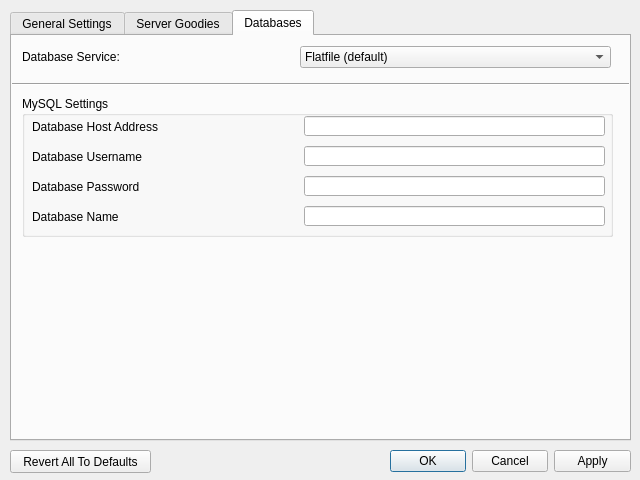
<?xml version="1.0" encoding="UTF-8"?>
<ui version="4.0">
 <class>loewctSettings</class>
 <widget class="QWidget" name="loewctSettings">
  <property name="geometry">
   <rect>
    <x>0</x>
    <y>0</y>
    <width>640</width>
    <height>480</height>
   </rect>
  </property>
  <property name="windowTitle">
   <string>[LoEWCT] Settings</string>
  </property>
  <widget class="QTabWidget" name="tabWidget">
   <property name="geometry">
    <rect>
     <x>10</x>
     <y>10</y>
     <width>621</width>
     <height>431</height>
    </rect>
   </property>
   <property name="currentIndex">
    <number>2</number>
   </property>
   <widget class="QWidget" name="tabGeneral">
    <attribute name="title">
     <string>General Settings</string>
    </attribute>
    <widget class="QGroupBox" name="groupBox">
     <property name="geometry">
      <rect>
       <x>10</x>
       <y>10</y>
       <width>601</width>
       <height>80</height>
      </rect>
     </property>
     <property name="title">
      <string>Server Settings</string>
     </property>
     <widget class="QLabel" name="label_11">
      <property name="geometry">
       <rect>
        <x>10</x>
        <y>20</y>
        <width>281</width>
        <height>21</height>
       </rect>
      </property>
      <property name="text">
       <string>Player List Refresh Interval</string>
      </property>
     </widget>
     <widget class="QSpinBox" name="spinBox_3">
      <property name="geometry">
       <rect>
        <x>300</x>
        <y>20</y>
        <width>211</width>
        <height>22</height>
       </rect>
      </property>
      <property name="suffix">
       <string>ms</string>
      </property>
      <property name="maximum">
       <number>99999999</number>
      </property>
      <property name="value">
       <number>5000</number>
      </property>
     </widget>
     <widget class="QPushButton" name="pushButton_5">
      <property name="geometry">
       <rect>
        <x>520</x>
        <y>20</y>
        <width>71</width>
        <height>23</height>
       </rect>
      </property>
      <property name="text">
       <string>Reset</string>
      </property>
     </widget>
    </widget>
   </widget>
   <widget class="QWidget" name="tabSpecial">
    <attribute name="title">
     <string>Server Goodies</string>
    </attribute>
    <widget class="QGroupBox" name="groupBox_3">
     <property name="geometry">
      <rect>
       <x>10</x>
       <y>10</y>
       <width>591</width>
       <height>201</height>
      </rect>
     </property>
     <property name="title">
      <string>Chat Messages</string>
     </property>
     <widget class="QCheckBox" name="checkBox_5">
      <property name="geometry">
       <rect>
        <x>10</x>
        <y>20</y>
        <width>261</width>
        <height>17</height>
       </rect>
      </property>
      <property name="text">
       <string>Enable &gt;greentext (AKA 4chan quotes)</string>
      </property>
     </widget>
     <widget class="QCheckBox" name="checkBox_6">
      <property name="geometry">
       <rect>
        <x>280</x>
        <y>20</y>
        <width>301</width>
        <height>17</height>
       </rect>
      </property>
      <property name="text">
       <string>Show Player Joined/Left Messages</string>
      </property>
     </widget>
     <widget class="Line" name="line_4">
      <property name="geometry">
       <rect>
        <x>0</x>
        <y>70</y>
        <width>591</width>
        <height>16</height>
       </rect>
      </property>
      <property name="orientation">
       <enum>Qt::Horizontal</enum>
      </property>
     </widget>
     <widget class="QCheckBox" name="checkBox_7">
      <property name="enabled">
       <bool>false</bool>
      </property>
      <property name="geometry">
       <rect>
        <x>10</x>
        <y>50</y>
        <width>571</width>
        <height>17</height>
       </rect>
      </property>
      <property name="text">
       <string>Enable use of color codes for easy text coloring (unimplemented yet)</string>
      </property>
     </widget>
     <widget class="QWidget" name="formLayoutWidget_2">
      <property name="geometry">
       <rect>
        <x>10</x>
        <y>110</y>
        <width>571</width>
        <height>81</height>
       </rect>
      </property>
      <layout class="QFormLayout" name="formLayout_2">
       <property name="horizontalSpacing">
        <number>136</number>
       </property>
       <item row="0" column="0">
        <widget class="QLabel" name="label_6">
         <property name="text">
          <string>Server Prefix</string>
         </property>
        </widget>
       </item>
       <item row="0" column="1">
        <widget class="QLineEdit" name="lineEdit_4">
         <property name="text">
          <string>[LoEWCT]</string>
         </property>
        </widget>
       </item>
       <item row="1" column="0">
        <widget class="QLabel" name="label_8">
         <property name="text">
          <string>Message of the Day (MOTD)</string>
         </property>
        </widget>
       </item>
       <item row="1" column="1">
        <widget class="QLineEdit" name="lineEdit_5">
         <property name="text">
          <string>Parties at SugarcaneCorner all always awesome! Why won't you come and join the fun?</string>
         </property>
        </widget>
       </item>
       <item row="2" column="0">
        <widget class="QLabel" name="label_9">
         <property name="text">
          <string>Server Rules</string>
         </property>
        </widget>
       </item>
       <item row="2" column="1">
        <widget class="QLineEdit" name="lineEdit_6">
         <property name="text">
          <string>1. No swearing excesively \n2. No Inapropiate Role-plays or simulations \n3. Respect Everyone \n4. Have Fun!</string>
         </property>
        </widget>
       </item>
      </layout>
     </widget>
     <widget class="QLabel" name="label_10">
      <property name="geometry">
       <rect>
        <x>10</x>
        <y>90</y>
        <width>571</width>
        <height>16</height>
       </rect>
      </property>
      <property name="text">
       <string>You can use &quot;\n&quot; (for new line) on the MOTD and rules</string>
      </property>
      <property name="alignment">
       <set>Qt::AlignCenter</set>
      </property>
     </widget>
    </widget>
   </widget>
   <widget class="QWidget" name="tabDatabase">
    <attribute name="title">
     <string>Databases</string>
    </attribute>
    <widget class="QLabel" name="label">
     <property name="geometry">
      <rect>
       <x>10</x>
       <y>10</y>
       <width>321</width>
       <height>21</height>
      </rect>
     </property>
     <property name="text">
      <string>Database Service:</string>
     </property>
    </widget>
    <widget class="QComboBox" name="comboBox">
     <property name="geometry">
      <rect>
       <x>288</x>
       <y>10</y>
       <width>311</width>
       <height>22</height>
      </rect>
     </property>
     <item>
      <property name="text">
       <string>Flatfile (default)</string>
      </property>
     </item>
     <item>
      <property name="text">
       <string>MySQL</string>
      </property>
     </item>
     <item>
      <property name="text">
       <string>SQLite</string>
      </property>
     </item>
    </widget>
    <widget class="Line" name="line">
     <property name="geometry">
      <rect>
       <x>0</x>
       <y>40</y>
       <width>621</width>
       <height>16</height>
      </rect>
     </property>
     <property name="orientation">
      <enum>Qt::Horizontal</enum>
     </property>
    </widget>
    <widget class="QGroupBox" name="groupBox_2">
     <property name="geometry">
      <rect>
       <x>10</x>
       <y>60</y>
       <width>591</width>
       <height>141</height>
      </rect>
     </property>
     <property name="title">
      <string>MySQL Settings</string>
     </property>
     <widget class="QLabel" name="label_2">
      <property name="geometry">
       <rect>
        <x>10</x>
        <y>20</y>
        <width>271</width>
        <height>21</height>
       </rect>
      </property>
      <property name="text">
       <string>Database Host Address</string>
      </property>
     </widget>
     <widget class="QLineEdit" name="lineEdit">
      <property name="geometry">
       <rect>
        <x>282</x>
        <y>20</y>
        <width>301</width>
        <height>20</height>
       </rect>
      </property>
     </widget>
     <widget class="QLineEdit" name="lineEdit_2">
      <property name="geometry">
       <rect>
        <x>282</x>
        <y>50</y>
        <width>301</width>
        <height>20</height>
       </rect>
      </property>
     </widget>
     <widget class="QLabel" name="label_3">
      <property name="geometry">
       <rect>
        <x>10</x>
        <y>50</y>
        <width>271</width>
        <height>21</height>
       </rect>
      </property>
      <property name="text">
       <string>Database Username</string>
      </property>
     </widget>
     <widget class="QLineEdit" name="lineEdit_3">
      <property name="geometry">
       <rect>
        <x>282</x>
        <y>80</y>
        <width>301</width>
        <height>20</height>
       </rect>
      </property>
     </widget>
     <widget class="QLabel" name="label_4">
      <property name="geometry">
       <rect>
        <x>10</x>
        <y>80</y>
        <width>271</width>
        <height>21</height>
       </rect>
      </property>
      <property name="text">
       <string>Database Password</string>
      </property>
     </widget>
     <widget class="QLineEdit" name="lineEdit_7">
      <property name="geometry">
       <rect>
        <x>282</x>
        <y>110</y>
        <width>301</width>
        <height>20</height>
       </rect>
      </property>
     </widget>
     <widget class="QLabel" name="label_5">
      <property name="geometry">
       <rect>
        <x>10</x>
        <y>110</y>
        <width>271</width>
        <height>21</height>
       </rect>
      </property>
      <property name="text">
       <string>Database Name</string>
      </property>
     </widget>
    </widget>
   </widget>
  </widget>
  <widget class="QDialogButtonBox" name="buttonBox">
   <property name="geometry">
    <rect>
     <x>390</x>
     <y>450</y>
     <width>241</width>
     <height>23</height>
    </rect>
   </property>
   <property name="standardButtons">
    <set>QDialogButtonBox::Apply|QDialogButtonBox::Cancel|QDialogButtonBox::Ok</set>
   </property>
  </widget>
  <widget class="QPushButton" name="pushButton">
   <property name="geometry">
    <rect>
     <x>10</x>
     <y>450</y>
     <width>141</width>
     <height>23</height>
    </rect>
   </property>
   <property name="text">
    <string>Revert All To Defaults</string>
   </property>
  </widget>
 </widget>
 <resources/>
 <connections/>
</ui>
